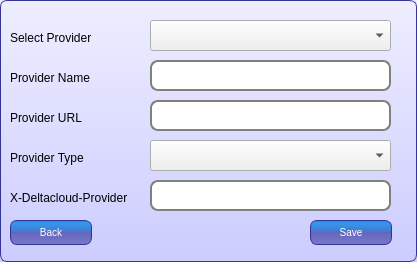
<?xml version="1.0" encoding="UTF-8"?>
<ui version="4.0">
 <class>EditCloudProviders</class>
 <widget class="QDialog" name="EditCloudProviders">
  <property name="geometry">
   <rect>
    <x>0</x>
    <y>0</y>
    <width>417</width>
    <height>262</height>
   </rect>
  </property>
  <property name="windowTitle">
   <string>Dialog</string>
  </property>
  <property name="styleSheet">
   <string notr="true">QLineEdit {
padding: 1px;
border-style: solid;
border: 2px solid gray;
border-radius: 8px;
}
QCommandLinkButton
{
}
QDialog
{
background: QLinearGradient(x1: 0, y1: 0, x2: 0, y2: 1, stop: 0 #eef, stop: 1 #ccf);
border-width: 1px;
border-color: #339;
border-style: solid;
border-radius: 7;
padding: 3px;
font-size: 10px;
padding-left: 5px;
padding-right: 5px;

}

QPushButton {
color: white;
background-color: QLinearGradient( x1: 0, y1: 0, x2: 0, y2: 1, stop: 0 #28d, stop: 0.1 #39e, stop: 0.49 #47c, stop: 0.5 #66b, stop: 1 #77c);
border-width: 1px;
border-color: #339;
border-style: solid;
border-radius: 7;
padding: 3px;
font-size: 10px;
padding-left: 5px;
padding-right: 5px;
min-width: 70px;
max-width:70px;
min-height: 17px;
max-height: 17px;
}</string>
  </property>
  <widget class="QLabel" name="providerNameLabel">
   <property name="geometry">
    <rect>
     <x>10</x>
     <y>70</y>
     <width>131</width>
     <height>16</height>
    </rect>
   </property>
   <property name="text">
    <string>Provider Name</string>
   </property>
  </widget>
  <widget class="QLabel" name="providerURLLabel">
   <property name="geometry">
    <rect>
     <x>10</x>
     <y>110</y>
     <width>131</width>
     <height>16</height>
    </rect>
   </property>
   <property name="text">
    <string>Provider URL</string>
   </property>
  </widget>
  <widget class="QLabel" name="providerTypeLabel">
   <property name="geometry">
    <rect>
     <x>10</x>
     <y>150</y>
     <width>131</width>
     <height>16</height>
    </rect>
   </property>
   <property name="text">
    <string>Provider Type</string>
   </property>
  </widget>
  <widget class="QLabel" name="xDeltaCloudProviderLabel">
   <property name="geometry">
    <rect>
     <x>10</x>
     <y>190</y>
     <width>161</width>
     <height>16</height>
    </rect>
   </property>
   <property name="text">
    <string>X-Deltacloud-Provider</string>
   </property>
  </widget>
  <widget class="QComboBox" name="cloudProviderTypeComboBox">
   <property name="geometry">
    <rect>
     <x>150</x>
     <y>140</y>
     <width>241</width>
     <height>31</height>
    </rect>
   </property>
  </widget>
  <widget class="QPushButton" name="savePushButton">
   <property name="geometry">
    <rect>
     <x>310</x>
     <y>220</y>
     <width>82</width>
     <height>25</height>
    </rect>
   </property>
   <property name="text">
    <string>Save</string>
   </property>
  </widget>
  <widget class="QPushButton" name="backPushButton">
   <property name="geometry">
    <rect>
     <x>10</x>
     <y>220</y>
     <width>82</width>
     <height>25</height>
    </rect>
   </property>
   <property name="text">
    <string>Back</string>
   </property>
  </widget>
  <widget class="QLineEdit" name="providerNameLineEdit">
   <property name="geometry">
    <rect>
     <x>150</x>
     <y>60</y>
     <width>241</width>
     <height>31</height>
    </rect>
   </property>
  </widget>
  <widget class="QLineEdit" name="providerURLLineEdit">
   <property name="geometry">
    <rect>
     <x>150</x>
     <y>100</y>
     <width>241</width>
     <height>31</height>
    </rect>
   </property>
  </widget>
  <widget class="QLineEdit" name="xDeltaCloudProviderLineEdit">
   <property name="geometry">
    <rect>
     <x>150</x>
     <y>180</y>
     <width>241</width>
     <height>31</height>
    </rect>
   </property>
  </widget>
  <widget class="QLabel" name="selectProviderLabel">
   <property name="geometry">
    <rect>
     <x>10</x>
     <y>30</y>
     <width>131</width>
     <height>16</height>
    </rect>
   </property>
   <property name="text">
    <string>Select Provider </string>
   </property>
  </widget>
  <widget class="QComboBox" name="cloudProviderNameComboBox">
   <property name="geometry">
    <rect>
     <x>150</x>
     <y>20</y>
     <width>241</width>
     <height>31</height>
    </rect>
   </property>
  </widget>
 </widget>
 <resources/>
 <connections/>
</ui>
